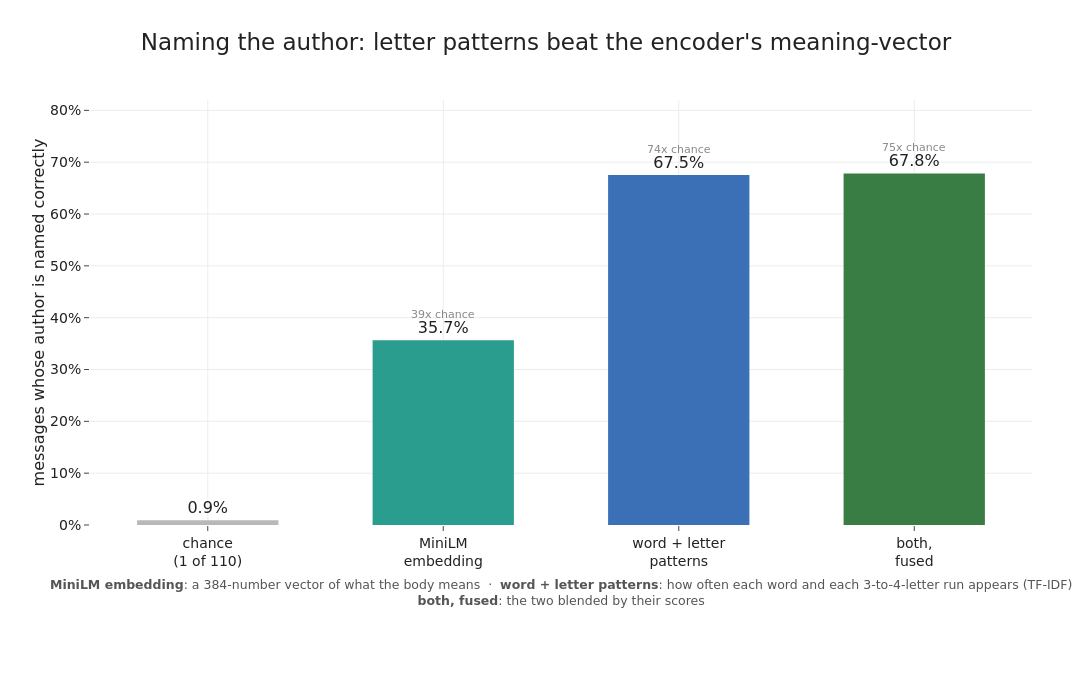

This figure's notebook cell:
### Code cell
# ===== e1: accuracy bars =====
bars = [("chance<br>(1 of 110)", chance, GREY), ("MiniLM<br>embedding", mi_e, TEAL),
        ("word + letter<br>patterns", mi_c, BLUE), ("both,<br>fused", mi_f, GREEN)]
fig = go.Figure(go.Bar(x=[b[0] for b in bars], y=[b[1] * 100 for b in bars],
    marker_color=[b[2] for b in bars], width=0.6,
    text=[f"{b[1]*100:.1f}%" for b in bars], textposition="outside", textfont=dict(size=16),
    cliponaxis=False, showlegend=False))
for b in bars:
    if b[1] > chance * 2:
        fig.add_annotation(x=b[0], y=b[1] * 100 + 5.0, text=f"{b[1]/chance:.0f}x chance",
            showarrow=False, font=dict(size=11, color="#888"))
fig.add_annotation(xref="paper", yref="paper", x=0.5, y=-0.20, xanchor="center", align="center", showarrow=False,
    text="<b>MiniLM embedding</b>: a 384-number vector of what the body means&nbsp;&nbsp;·&nbsp;&nbsp;"
         "<b>word + letter patterns</b>: how often each word and each 3-to-4-letter run appears (TF-IDF)<br>"
         "<b>both, fused</b>: the two blended by their scores", font=dict(size=12.5, color="#555"))
fig.update_yaxes(title_text="messages whose author is named correctly", range=[0, 82], ticksuffix="%")
fig.update_layout(title="Naming the author: letter patterns beat the encoder's meaning-vector")
save_fig(fig, "e1_encoder_vs_words.png", w=1200, h=680, margin=dict(l=90, r=60, t=100, b=155))

### Figure 1 — Plotly figure (JSON) as saved in the notebook; plotly's stock layout.template omitted (floating-point values rounded to 4 significant figures)
{"data": [{"cliponaxis": false, "marker": {"color": ["#b8b8b8", "#2a9d8f", "#3b6fb6", "#3a7d44"]}, "showlegend": false, "text": ["0.9%", "35.7%", "67.5%", "67.8%"], "textfont": {"size": 16}, "textposition": "outside", "type": "bar", "width": 0.6, "x": ["chance<br>(1 of 110)", "MiniLM<br>embedding", "word + letter<br>patterns", "both,<br>fused"], "y": [0.9091, 35.65, 67.54, 67.82]}], "layout": {"annotations": [{"font": {"color": "#888", "size": 11}, "showarrow": false, "text": "39x chance", "x": "MiniLM<br>embedding", "y": 40.65}, {"font": {"color": "#888", "size": 11}, "showarrow": false, "text": "74x chance", "x": "word + letter<br>patterns", "y": 72.54}, {"font": {"color": "#888", "size": 11}, "showarrow": false, "text": "75x chance", "x": "both,<br>fused", "y": 72.82}, {"align": "center", "font": {"color": "#555", "size": 12.5}, "showarrow": false, "text": "<b>MiniLM embedding</b>: a 384-number vector of what the body means&nbsp;&nbsp;·&nbsp;&nbsp;<b>word + letter patterns</b>: how often each word and each 3-to-4-letter run appears (TF-IDF)<br><b>both, fused</b>: the two blended by their scores", "x": 0.5, "xanchor": "center", "xref": "paper", "y": -0.2, "yref": "paper"}], "height": 680, "margin": {"b": 155, "l": 90, "r": 60, "t": 100}, "title": {"text": "Naming the author: letter patterns beat the encoder's meaning-vector"}, "width": 1200, "yaxis": {"range": [0, 82], "ticksuffix": "%", "title": {"text": "messages whose author is named correctly"}}}}
